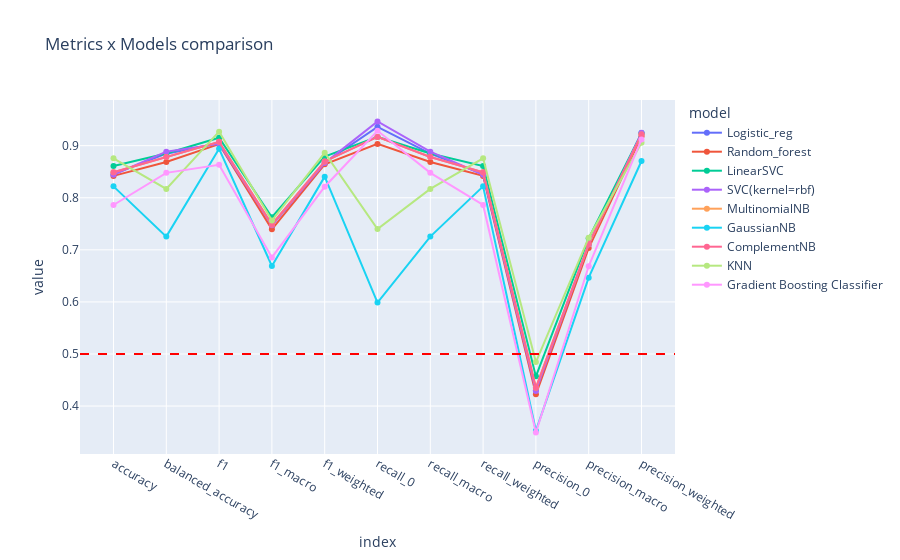
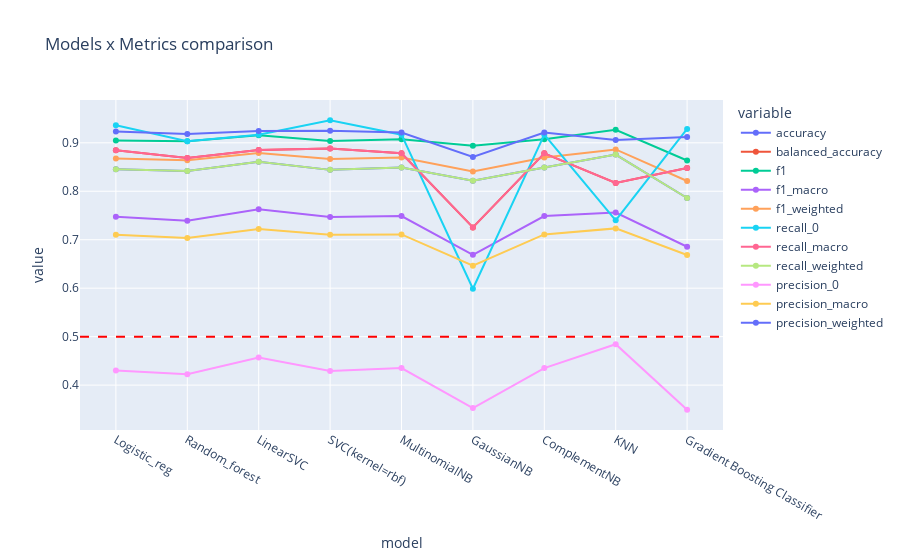

These figures' notebook cell, in order:
### Code cell
# Line plots of metrics for comparison
lineplot_metrics_mult(data)

### Figure 1 — Plotly figure (JSON) as saved in the notebook; plotly's stock layout.template omitted (floating-point values rounded to 4 significant figures)
{"data": [{"hovertemplate": "model=Logistic_reg<br>index=%{x}<br>value=%{y}<extra></extra>", "legendgroup": "Logistic_reg", "line": {"color": "#636efa", "dash": "solid"}, "marker": {"symbol": "circle"}, "mode": "markers+lines", "name": "Logistic_reg", "orientation": "v", "showlegend": true, "type": "scatter", "x": ["accuracy", "balanced_accuracy", "f1", "f1_macro", "f1_weighted", "recall_0", "recall_macro", "recall_weighted", "precision_0", "precision_macro", "precision_weighted"], "xaxis": "x", "y": [0.8454, 0.8846, 0.9047, 0.7472, 0.8673, 0.9361, 0.8846, 0.8454, 0.4303, 0.7101, 0.9234], "yaxis": "y"}, {"hovertemplate": "model=Random_forest<br>index=%{x}<br>value=%{y}<extra></extra>", "legendgroup": "Random_forest", "line": {"color": "#EF553B", "dash": "solid"}, "marker": {"symbol": "circle"}, "mode": "markers+lines", "name": "Random_forest", "orientation": "v", "showlegend": true, "type": "scatter", "x": ["accuracy", "balanced_accuracy", "f1", "f1_macro", "f1_weighted", "recall_0", "recall_macro", "recall_weighted", "precision_0", "precision_macro", "precision_weighted"], "xaxis": "x", "y": [0.842, 0.8686, 0.9029, 0.7393, 0.8641, 0.9034, 0.8686, 0.842, 0.4225, 0.7036, 0.9179], "yaxis": "y"}, {"hovertemplate": "model=LinearSVC<br>index=%{x}<br>value=%{y}<extra></extra>", "legendgroup": "LinearSVC", "line": {"color": "#00cc96", "dash": "solid"}, "marker": {"symbol": "circle"}, "mode": "markers+lines", "name": "LinearSVC", "orientation": "v", "showlegend": true, "type": "scatter", "x": ["accuracy", "balanced_accuracy", "f1", "f1_macro", "f1_weighted", "recall_0", "recall_macro", "recall_weighted", "precision_0", "precision_macro", "precision_weighted"], "xaxis": "x", "y": [0.8609, 0.8851, 0.9153, 0.7627, 0.8791, 0.9168, 0.8851, 0.8609, 0.457, 0.722, 0.9241], "yaxis": "y"}, {"hovertemplate": "model=SVC(kernel=rbf)<br>index=%{x}<br>value=%{y}<extra></extra>", "legendgroup": "SVC(kernel=rbf)", "line": {"color": "#ab63fa", "dash": "solid"}, "marker": {"symbol": "circle"}, "mode": "markers+lines", "name": "SVC(kernel=rbf)", "orientation": "v", "showlegend": true, "type": "scatter", "x": ["accuracy", "balanced_accuracy", "f1", "f1_macro", "f1_weighted", "recall_0", "recall_macro", "recall_weighted", "precision_0", "precision_macro", "precision_weighted"], "xaxis": "x", "y": [0.8441, 0.8884, 0.9037, 0.7471, 0.8666, 0.9465, 0.8884, 0.8441, 0.429, 0.7102, 0.9247], "yaxis": "y"}, {"hovertemplate": "model=MultinomialNB<br>index=%{x}<br>value=%{y}<extra></extra>", "legendgroup": "MultinomialNB", "line": {"color": "#FFA15A", "dash": "solid"}, "marker": {"symbol": "circle"}, "mode": "markers+lines", "name": "MultinomialNB", "orientation": "v", "showlegend": true, "type": "scatter", "x": ["accuracy", "balanced_accuracy", "f1", "f1_macro", "f1_weighted", "recall_0", "recall_macro", "recall_weighted", "precision_0", "precision_macro", "precision_weighted"], "xaxis": "x", "y": [0.8489, 0.8783, 0.9074, 0.7488, 0.8697, 0.9168, 0.8783, 0.8489, 0.4351, 0.711, 0.9214], "yaxis": "y"}, {"hovertemplate": "model=GaussianNB<br>index=%{x}<br>value=%{y}<extra></extra>", "legendgroup": "GaussianNB", "line": {"color": "#19d3f3", "dash": "solid"}, "marker": {"symbol": "circle"}, "mode": "markers+lines", "name": "GaussianNB", "orientation": "v", "showlegend": true, "type": "scatter", "x": ["accuracy", "balanced_accuracy", "f1", "f1_macro", "f1_weighted", "recall_0", "recall_macro", "recall_weighted", "precision_0", "precision_macro", "precision_weighted"], "xaxis": "x", "y": [0.8219, 0.7254, 0.894, 0.6689, 0.8406, 0.5988, 0.7254, 0.8219, 0.3526, 0.6465, 0.8706], "yaxis": "y"}, {"hovertemplate": "model=ComplementNB<br>index=%{x}<br>value=%{y}<extra></extra>", "legendgroup": "ComplementNB", "line": {"color": "#FF6692", "dash": "solid"}, "marker": {"symbol": "circle"}, "mode": "markers+lines", "name": "ComplementNB", "orientation": "v", "showlegend": true, "type": "scatter", "x": ["accuracy", "balanced_accuracy", "f1", "f1_macro", "f1_weighted", "recall_0", "recall_macro", "recall_weighted", "precision_0", "precision_macro", "precision_weighted"], "xaxis": "x", "y": [0.8489, 0.8783, 0.9074, 0.7488, 0.8697, 0.9168, 0.8783, 0.8489, 0.4351, 0.711, 0.9214], "yaxis": "y"}, {"hovertemplate": "model=KNN<br>index=%{x}<br>value=%{y}<extra></extra>", "legendgroup": "KNN", "line": {"color": "#B6E880", "dash": "solid"}, "marker": {"symbol": "circle"}, "mode": "markers+lines", "name": "KNN", "orientation": "v", "showlegend": true, "type": "scatter", "x": ["accuracy", "balanced_accuracy", "f1", "f1_macro", "f1_weighted", "recall_0", "recall_macro", "recall_weighted", "precision_0", "precision_macro", "precision_weighted"], "xaxis": "x", "y": [0.8757, 0.817, 0.9269, 0.7562, 0.8864, 0.74, 0.817, 0.8757, 0.4844, 0.7234, 0.9056], "yaxis": "y"}, {"hovertemplate": "model=Gradient Boosting Classifier<br>index=%{x}<br>value=%{y}<extra></extra>", "legendgroup": "Gradient Boosting Classifier", "line": {"color": "#FF97FF", "dash": "solid"}, "marker": {"symbol": "circle"}, "mode": "markers+lines", "name": "Gradient Boosting Classifier", "orientation": "v", "showlegend": true, "type": "scatter", "x": ["accuracy", "balanced_accuracy", "f1", "f1_macro", "f1_weighted", "recall_0", "recall_macro", "recall_weighted", "precision_0", "precision_macro", "precision_weighted"], "xaxis": "x", "y": [0.7861, 0.8478, 0.8634, 0.6854, 0.8212, 0.9287, 0.8478, 0.7861, 0.3492, 0.6684, 0.9119], "yaxis": "y"}], "layout": {"legend": {"title": {"text": "model"}, "tracegroupgap": 0}, "shapes": [{"line": {"color": "red", "dash": "dash"}, "type": "line", "x0": 0, "x1": 1, "xref": "x domain", "y0": 0.5, "y1": 0.5, "yref": "y"}], "title": {"text": "Metrics x Models comparison"}, "xaxis": {"anchor": "y", "domain": [0, 1], "title": {"text": "index"}}, "yaxis": {"anchor": "x", "domain": [0, 1], "dtick": 0.1, "tick0": 0, "title": {"text": "value"}}}}

### Figure 2 — Plotly figure (JSON) as saved in the notebook; plotly's stock layout.template omitted (floating-point values rounded to 4 significant figures)
{"data": [{"hovertemplate": "variable=accuracy<br>model=%{x}<br>value=%{y}<extra></extra>", "legendgroup": "accuracy", "line": {"color": "#636efa", "dash": "solid"}, "marker": {"symbol": "circle"}, "mode": "markers+lines", "name": "accuracy", "orientation": "v", "showlegend": true, "type": "scatter", "x": ["Logistic_reg", "Random_forest", "LinearSVC", "SVC(kernel=rbf)", "MultinomialNB", "GaussianNB", "ComplementNB", "KNN", "Gradient Boosting Classifier"], "xaxis": "x", "y": [0.8454, 0.842, 0.8609, 0.8441, 0.8489, 0.8219, 0.8489, 0.8757, 0.7861], "yaxis": "y"}, {"hovertemplate": "variable=balanced_accuracy<br>model=%{x}<br>value=%{y}<extra></extra>", "legendgroup": "balanced_accuracy", "line": {"color": "#EF553B", "dash": "solid"}, "marker": {"symbol": "circle"}, "mode": "markers+lines", "name": "balanced_accuracy", "orientation": "v", "showlegend": true, "type": "scatter", "x": ["Logistic_reg", "Random_forest", "LinearSVC", "SVC(kernel=rbf)", "MultinomialNB", "GaussianNB", "ComplementNB", "KNN", "Gradient Boosting Classifier"], "xaxis": "x", "y": [0.8846, 0.8686, 0.8851, 0.8884, 0.8783, 0.7254, 0.8783, 0.817, 0.8478], "yaxis": "y"}, {"hovertemplate": "variable=f1<br>model=%{x}<br>value=%{y}<extra></extra>", "legendgroup": "f1", "line": {"color": "#00cc96", "dash": "solid"}, "marker": {"symbol": "circle"}, "mode": "markers+lines", "name": "f1", "orientation": "v", "showlegend": true, "type": "scatter", "x": ["Logistic_reg", "Random_forest", "LinearSVC", "SVC(kernel=rbf)", "MultinomialNB", "GaussianNB", "ComplementNB", "KNN", "Gradient Boosting Classifier"], "xaxis": "x", "y": [0.9047, 0.9029, 0.9153, 0.9037, 0.9074, 0.894, 0.9074, 0.9269, 0.8634], "yaxis": "y"}, {"hovertemplate": "variable=f1_macro<br>model=%{x}<br>value=%{y}<extra></extra>", "legendgroup": "f1_macro", "line": {"color": "#ab63fa", "dash": "solid"}, "marker": {"symbol": "circle"}, "mode": "markers+lines", "name": "f1_macro", "orientation": "v", "showlegend": true, "type": "scatter", "x": ["Logistic_reg", "Random_forest", "LinearSVC", "SVC(kernel=rbf)", "MultinomialNB", "GaussianNB", "ComplementNB", "KNN", "Gradient Boosting Classifier"], "xaxis": "x", "y": [0.7472, 0.7393, 0.7627, 0.7471, 0.7488, 0.6689, 0.7488, 0.7562, 0.6854], "yaxis": "y"}, {"hovertemplate": "variable=f1_weighted<br>model=%{x}<br>value=%{y}<extra></extra>", "legendgroup": "f1_weighted", "line": {"color": "#FFA15A", "dash": "solid"}, "marker": {"symbol": "circle"}, "mode": "markers+lines", "name": "f1_weighted", "orientation": "v", "showlegend": true, "type": "scatter", "x": ["Logistic_reg", "Random_forest", "LinearSVC", "SVC(kernel=rbf)", "MultinomialNB", "GaussianNB", "ComplementNB", "KNN", "Gradient Boosting Classifier"], "xaxis": "x", "y": [0.8673, 0.8641, 0.8791, 0.8666, 0.8697, 0.8406, 0.8697, 0.8864, 0.8212], "yaxis": "y"}, {"hovertemplate": "variable=recall_0<br>model=%{x}<br>value=%{y}<extra></extra>", "legendgroup": "recall_0", "line": {"color": "#19d3f3", "dash": "solid"}, "marker": {"symbol": "circle"}, "mode": "markers+lines", "name": "recall_0", "orientation": "v", "showlegend": true, "type": "scatter", "x": ["Logistic_reg", "Random_forest", "LinearSVC", "SVC(kernel=rbf)", "MultinomialNB", "GaussianNB", "ComplementNB", "KNN", "Gradient Boosting Classifier"], "xaxis": "x", "y": [0.9361, 0.9034, 0.9168, 0.9465, 0.9168, 0.5988, 0.9168, 0.74, 0.9287], "yaxis": "y"}, {"hovertemplate": "variable=recall_macro<br>model=%{x}<br>value=%{y}<extra></extra>", "legendgroup": "recall_macro", "line": {"color": "#FF6692", "dash": "solid"}, "marker": {"symbol": "circle"}, "mode": "markers+lines", "name": "recall_macro", "orientation": "v", "showlegend": true, "type": "scatter", "x": ["Logistic_reg", "Random_forest", "LinearSVC", "SVC(kernel=rbf)", "MultinomialNB", "GaussianNB", "ComplementNB", "KNN", "Gradient Boosting Classifier"], "xaxis": "x", "y": [0.8846, 0.8686, 0.8851, 0.8884, 0.8783, 0.7254, 0.8783, 0.817, 0.8478], "yaxis": "y"}, {"hovertemplate": "variable=recall_weighted<br>model=%{x}<br>value=%{y}<extra></extra>", "legendgroup": "recall_weighted", "line": {"color": "#B6E880", "dash": "solid"}, "marker": {"symbol": "circle"}, "mode": "markers+lines", "name": "recall_weighted", "orientation": "v", "showlegend": true, "type": "scatter", "x": ["Logistic_reg", "Random_forest", "LinearSVC", "SVC(kernel=rbf)", "MultinomialNB", "GaussianNB", "ComplementNB", "KNN", "Gradient Boosting Classifier"], "xaxis": "x", "y": [0.8454, 0.842, 0.8609, 0.8441, 0.8489, 0.8219, 0.8489, 0.8757, 0.7861], "yaxis": "y"}, {"hovertemplate": "variable=precision_0<br>model=%{x}<br>value=%{y}<extra></extra>", "legendgroup": "precision_0", "line": {"color": "#FF97FF", "dash": "solid"}, "marker": {"symbol": "circle"}, "mode": "markers+lines", "name": "precision_0", "orientation": "v", "showlegend": true, "type": "scatter", "x": ["Logistic_reg", "Random_forest", "LinearSVC", "SVC(kernel=rbf)", "MultinomialNB", "GaussianNB", "ComplementNB", "KNN", "Gradient Boosting Classifier"], "xaxis": "x", "y": [0.4303, 0.4225, 0.457, 0.429, 0.4351, 0.3526, 0.4351, 0.4844, 0.3492], "yaxis": "y"}, {"hovertemplate": "variable=precision_macro<br>model=%{x}<br>value=%{y}<extra></extra>", "legendgroup": "precision_macro", "line": {"color": "#FECB52", "dash": "solid"}, "marker": {"symbol": "circle"}, "mode": "markers+lines", "name": "precision_macro", "orientation": "v", "showlegend": true, "type": "scatter", "x": ["Logistic_reg", "Random_forest", "LinearSVC", "SVC(kernel=rbf)", "MultinomialNB", "GaussianNB", "ComplementNB", "KNN", "Gradient Boosting Classifier"], "xaxis": "x", "y": [0.7101, 0.7036, 0.722, 0.7102, 0.711, 0.6465, 0.711, 0.7234, 0.6684], "yaxis": "y"}, {"hovertemplate": "variable=precision_weighted<br>model=%{x}<br>value=%{y}<extra></extra>", "legendgroup": "precision_weighted", "line": {"color": "#636efa", "dash": "solid"}, "marker": {"symbol": "circle"}, "mode": "markers+lines", "name": "precision_weighted", "orientation": "v", "showlegend": true, "type": "scatter", "x": ["Logistic_reg", "Random_forest", "LinearSVC", "SVC(kernel=rbf)", "MultinomialNB", "GaussianNB", "ComplementNB", "KNN", "Gradient Boosting Classifier"], "xaxis": "x", "y": [0.9234, 0.9179, 0.9241, 0.9247, 0.9214, 0.8706, 0.9214, 0.9056, 0.9119], "yaxis": "y"}], "layout": {"legend": {"title": {"text": "variable"}, "tracegroupgap": 0}, "shapes": [{"line": {"color": "red", "dash": "dash"}, "type": "line", "x0": 0, "x1": 1, "xref": "x domain", "y0": 0.5, "y1": 0.5, "yref": "y"}], "title": {"text": "Models x Metrics comparison"}, "xaxis": {"anchor": "y", "domain": [0, 1], "title": {"text": "model"}}, "yaxis": {"anchor": "x", "domain": [0, 1], "dtick": 0.1, "tick0": 0, "title": {"text": "value"}}}}
